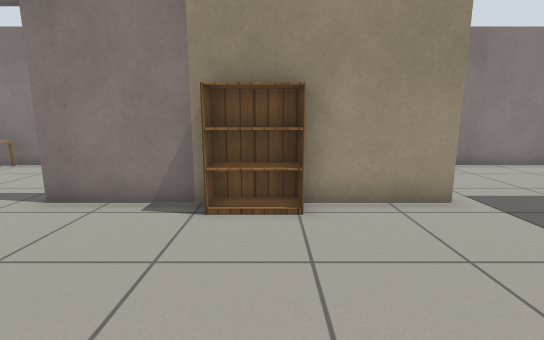
[1] (above)

21 first-person views from a walk through a robot-simulator world made for Gazebo. The camera is 0.9 m above the floor, tilts 10° down and sees 85° across. The floor is counted in squares, 0.5 m on a side. Each view is taken from the middle of a square. On the plan, view 1 faces up. The plan holds only what a view shows up to about 16 squares ahead; the rest is blank. Gazebo's built-in surfaces are drawn with simple patterns. Some stock models are drawn as simple stand-ins. Some surface patterns are stand-ins.

[2]
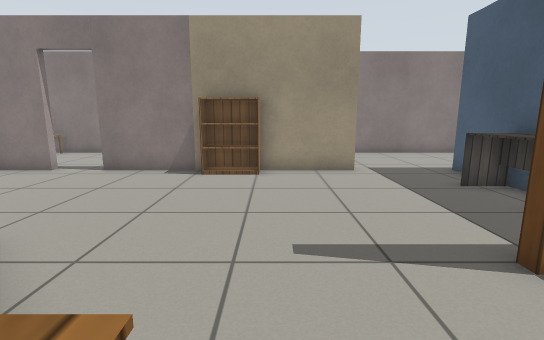

[3]
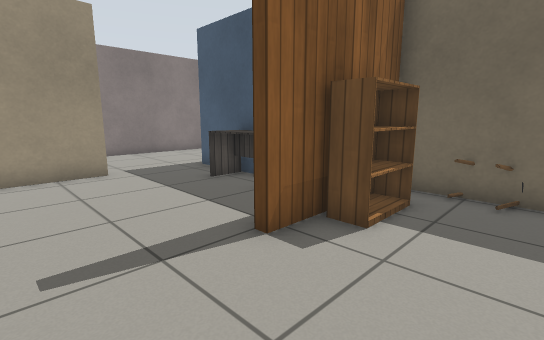

[4]
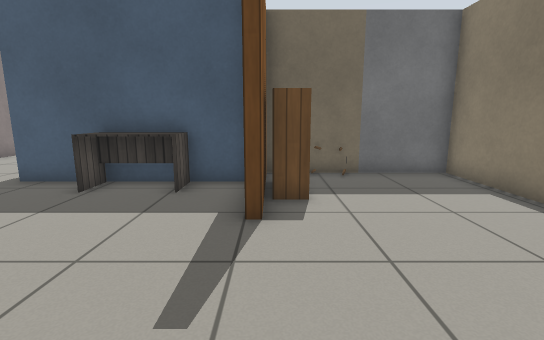

[5]
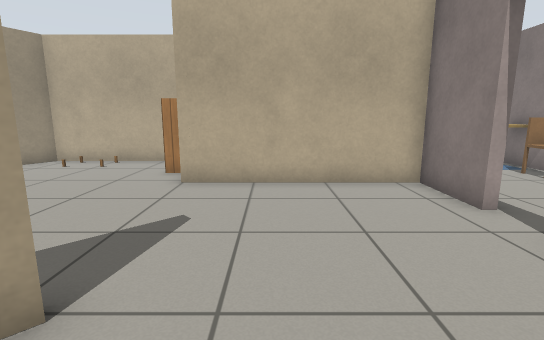

[6]
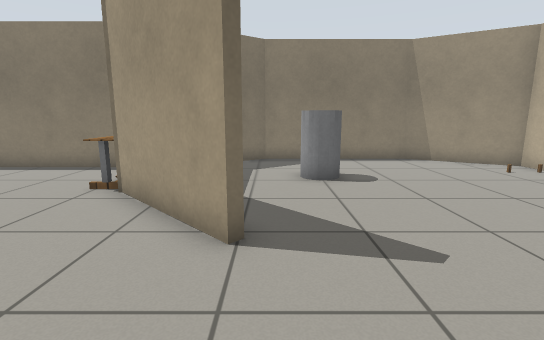

[7]
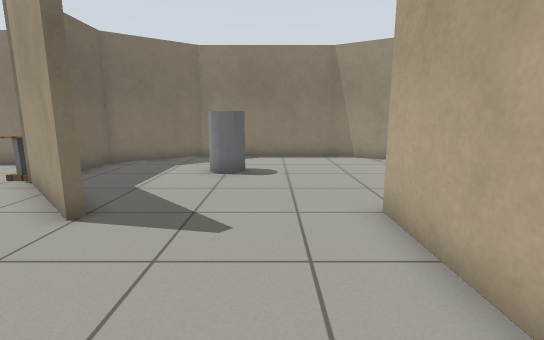

[8]
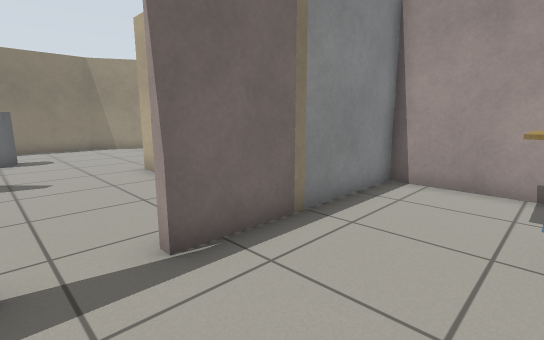

[9]
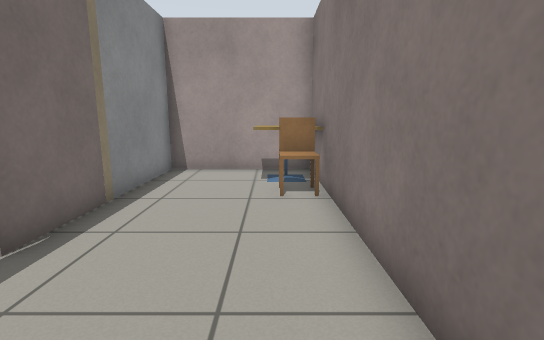

[10]
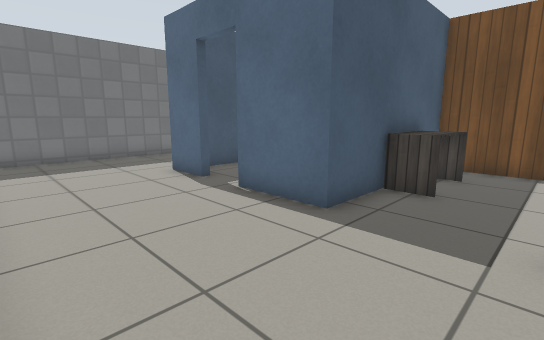

[11]
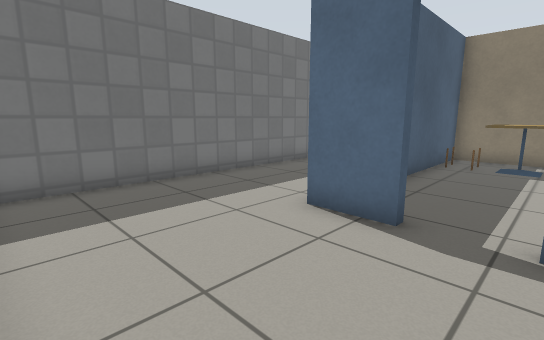

[12]
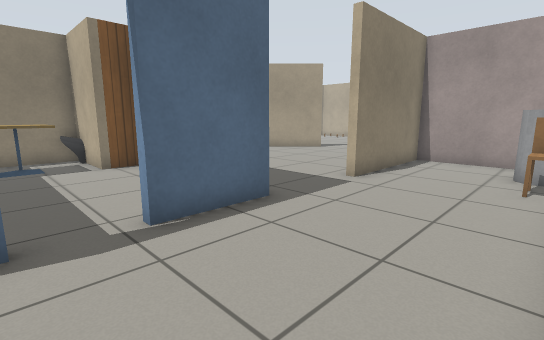

[13]
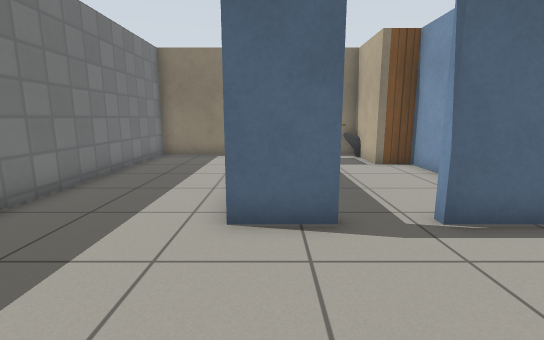

[14]
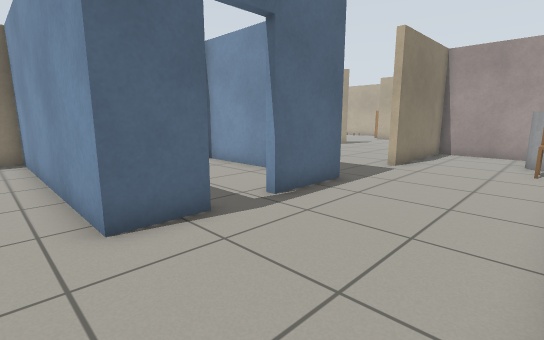

[15]
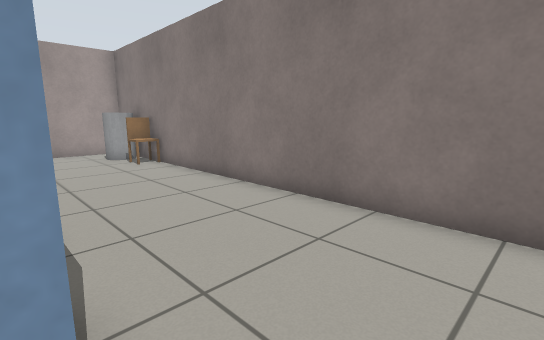

[16]
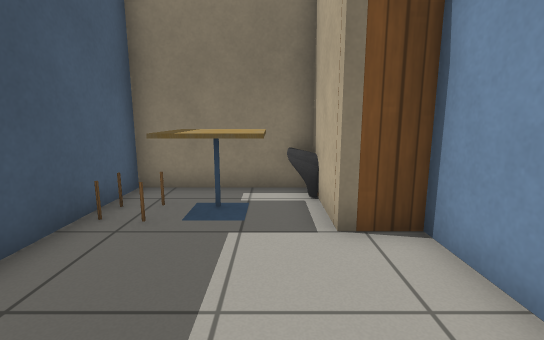

[17]
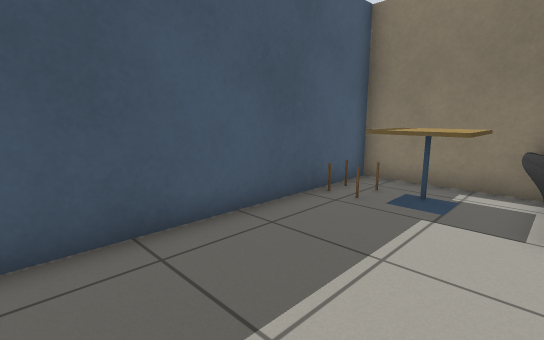

[18]
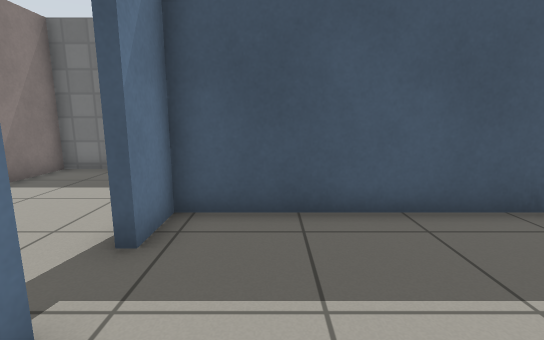

[19]
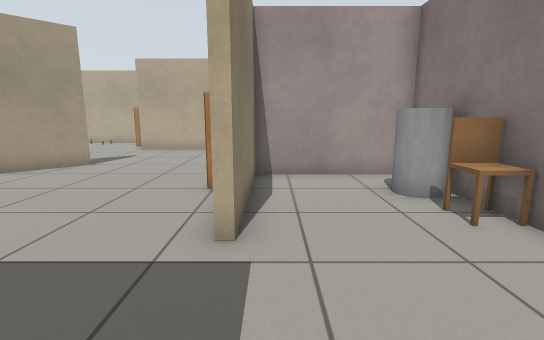

[20]
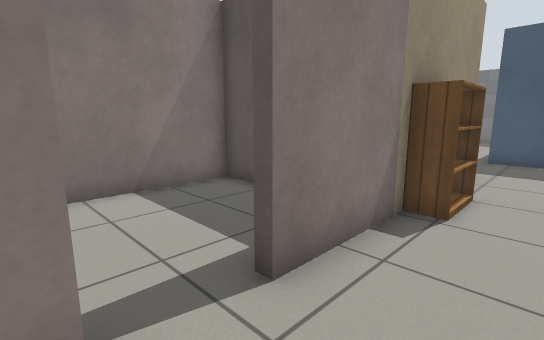

[21]
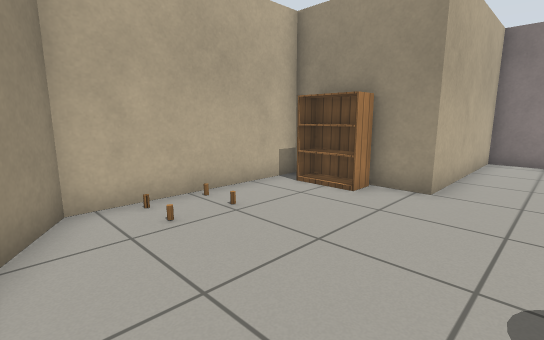

### Floor plan
Points are (right, up) in squares from view 1. A wall is a line through its corners. A room is listed if a view was taken in it or the views show most of it. See-through windows are left out.
Room 1 (views 1, 2, 3, 4, 5, 6, 7, 10, 11, 12, 13, 14, 15, 19, 20)
walls: (7.3, 3.4) (7.3, 6.2) (10.1, 6.2); (3.9, 6.1) (0.4, 6.1); (4.4, -0.5) (7.3, -0.5) (7.3, 1.6); (0.5, 6.5) (3.9, 6.5); (11.9, 6.2) (13.8, 6.2) (13.8, -3.6) (18.3, -3.6) (18.3, 11.4) (-1.4, 11.4) (-1.4, 6.5); (8.9, -2.4) (8.9, -3.6); (-1.4, 6.1) (-4.9, 6.1); (-3.7, -0.3) (-3.4, 0) (-0.3, -3.1); (1.6, -6.8) (8.7, -6.8) (8.7, -0.8) (4, -0.8); (-6.6, 6.1) (-9.2, 6.1) (-9.2, -0.5)
ways out: open door at (-5.5, 6) to room 2; open door at (11, 6) to room 3; opening at (-6, -1) to room 4; opening at (-0.5, -4) to room 4
objects: bookshelf (-1, 6) to (0, 6); table (0, -4); grey cylinder (1, 10) to (1, 11); chair (3, 11); bookshelf (6, -2) to (7, -1); desk (6, 2) to (7, 3); chair (8, -3) to (10, -2)
Room 2 (views 8, 9)
walls: (-12.6, 11.4) (-13.3, 11.4) (-13.3, 6.5) (-6.6, 6.5); (-1.6, 10) (-1.6, 11.4) (-9.2, 11.4)
ways out: open door at (-5.5, 6) to room 1
objects: cafe table (-12, 10) to (-11, 11); chair (-11, 10) to (-10, 11)
Room 3 (views 16, 17, 18)
walls: (7.6, 1.6) (7.6, -0.5) (8.9, -0.5) (8.9, -2.4); (8.9, -3.6) (13.5, -3.6) (13.5, 5.9) (11.9, 5.9)
ways out: open door at (11, 6) to room 1
objects: cafe table (10, -2) to (12, -1); chair (12, -1) to (13, -1)
Room 4 (view 21)
walls: (-9.2, -0.5) (-13.3, -0.5) (-13.3, -7) (-9.8, -9) (-3.7, -9) (-0.6, -6.8) (-0.6, -4.7)
ways out: opening at (-6, -1) to room 1; opening at (-0.5, -4) to room 1
objects: bookshelf (-12, -1) to (-11, -1); grey cylinder (-6, -5) to (-5, -5)

Where each view was taken, in squares from view 1:
view 1: 0 up, 0 right, facing up
view 2: 4 down, 1 right, facing up
view 3: 4 down, 1 right, facing up-right
view 4: 1 down, 1 left, facing right
view 5: 2 up, 1 left, facing left
view 6: 4 up, 4 left, facing down
view 7: 5 up, 7 left, facing down
view 8: 10 up, 5 left, facing down-left
view 9: 10 up, 3 left, facing left
view 10: 11 up, 4 right, facing down-right
view 11: 11 up, 10 right, facing down-right
view 12: 11 up, 12 right, facing down-left
view 13: 11 up, 13 right, facing down
view 14: 11 up, 15 right, facing down-left
view 15: 6 up, 15 right, facing up-left
view 16: 4 up, 10 right, facing down
view 17: 5 up, 9 right, facing down-right
view 18: 4 up, 8 right, facing right
view 19: 7 up, 8 right, facing left
view 20: 4 up, 7 left, facing up-right
view 21: 8 down, 7 left, facing up-left
